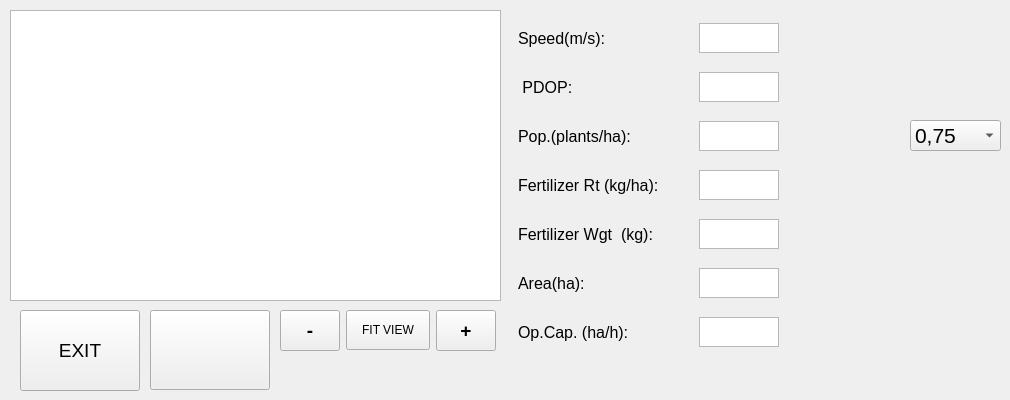
  <widget class="QWidget" name="main">
   <attribute name="title">
    <string>    MAIN    </string>
   </attribute>
   <widget class="QComboBox" name="vel_3">
    <property name="geometry">
     <rect>
      <x>910</x>
      <y>120</y>
      <width>91</width>
      <height>31</height>
     </rect>
    </property>
    <property name="font">
     <font>
      <pointsize>16</pointsize>
     </font>
    </property>
    <item>
     <property name="text">
      <string>0,75</string>
     </property>
    </item>
    <item>
     <property name="text">
      <string>1,0</string>
     </property>
    </item>
    <item>
     <property name="text">
      <string>1,25</string>
     </property>
    </item>
    <item>
     <property name="text">
      <string>1,5</string>
     </property>
    </item>
   </widget>
   <widget class="QGraphicsView" name="gv">
    <property name="geometry">
     <rect>
      <x>10</x>
      <y>10</y>
      <width>491</width>
      <height>291</height>
     </rect>
    </property>
   </widget>
   <widget class="QWidget" name="layoutWidget_2">
    <property name="geometry">
     <rect>
      <x>518</x>
      <y>10</y>
      <width>261</width>
      <height>351</height>
     </rect>
    </property>
    <layout class="QVBoxLayout" name="verticalLayout">
     <item>
      <layout class="QHBoxLayout" name="horizontalLayout_2">
       <item>
        <widget class="QLabel" name="label_14">
         <property name="font">
          <font>
           <pointsize>12</pointsize>
          </font>
         </property>
         <property name="text">
          <string>Speed(m/s):</string>
         </property>
        </widget>
       </item>
       <item>
        <widget class="QPlainTextEdit" name="ql_speed">
         <property name="maximumSize">
          <size>
           <width>80</width>
           <height>30</height>
          </size>
         </property>
         <property name="font">
          <font>
           <pointsize>10</pointsize>
          </font>
         </property>
         <property name="plainText">
          <string/>
         </property>
        </widget>
       </item>
      </layout>
     </item>
     <item>
      <layout class="QHBoxLayout" name="horizontalLayout_3">
       <item>
        <widget class="QLabel" name="label_11">
         <property name="font">
          <font>
           <pointsize>12</pointsize>
          </font>
         </property>
         <property name="text">
          <string> PDOP:</string>
         </property>
        </widget>
       </item>
       <item>
        <widget class="QPlainTextEdit" name="ql_pdop">
         <property name="maximumSize">
          <size>
           <width>80</width>
           <height>30</height>
          </size>
         </property>
         <property name="font">
          <font>
           <pointsize>10</pointsize>
          </font>
         </property>
         <property name="plainText">
          <string/>
         </property>
        </widget>
       </item>
      </layout>
     </item>
     <item>
      <layout class="QHBoxLayout" name="horizontalLayout_4">
       <item>
        <widget class="QLabel" name="label_28">
         <property name="font">
          <font>
           <pointsize>12</pointsize>
          </font>
         </property>
         <property name="text">
          <string>Pop.(plants/ha):</string>
         </property>
        </widget>
       </item>
       <item>
        <widget class="QPlainTextEdit" name="ql_seed">
         <property name="maximumSize">
          <size>
           <width>80</width>
           <height>30</height>
          </size>
         </property>
         <property name="font">
          <font>
           <pointsize>10</pointsize>
          </font>
         </property>
         <property name="plainText">
          <string/>
         </property>
        </widget>
       </item>
      </layout>
     </item>
     <item>
      <layout class="QHBoxLayout" name="horizontalLayout_5">
       <item>
        <widget class="QLabel" name="label_29">
         <property name="font">
          <font>
           <pointsize>12</pointsize>
          </font>
         </property>
         <property name="text">
          <string>Fertilizer Rt (kg/ha):</string>
         </property>
        </widget>
       </item>
       <item>
        <widget class="QPlainTextEdit" name="ql_fert_rt">
         <property name="maximumSize">
          <size>
           <width>80</width>
           <height>30</height>
          </size>
         </property>
         <property name="font">
          <font>
           <pointsize>10</pointsize>
          </font>
         </property>
         <property name="plainText">
          <string/>
         </property>
        </widget>
       </item>
      </layout>
     </item>
     <item>
      <layout class="QHBoxLayout" name="horizontalLayout_7">
       <item>
        <widget class="QLabel" name="label_31">
         <property name="font">
          <font>
           <pointsize>12</pointsize>
          </font>
         </property>
         <property name="text">
          <string>Fertilizer Wgt  (kg):</string>
         </property>
        </widget>
       </item>
       <item>
        <widget class="QPlainTextEdit" name="ql_fert_wgt">
         <property name="maximumSize">
          <size>
           <width>80</width>
           <height>30</height>
          </size>
         </property>
         <property name="font">
          <font>
           <pointsize>10</pointsize>
          </font>
         </property>
         <property name="plainText">
          <string/>
         </property>
        </widget>
       </item>
      </layout>
     </item>
     <item>
      <layout class="QHBoxLayout" name="horizontalLayout_8">
       <item>
        <widget class="QLabel" name="label_32">
         <property name="font">
          <font>
           <pointsize>12</pointsize>
          </font>
         </property>
         <property name="text">
          <string>Area(ha):</string>
         </property>
        </widget>
       </item>
       <item>
        <widget class="QPlainTextEdit" name="ql_area">
         <property name="maximumSize">
          <size>
           <width>80</width>
           <height>30</height>
          </size>
         </property>
         <property name="font">
          <font>
           <pointsize>10</pointsize>
          </font>
         </property>
         <property name="plainText">
          <string/>
         </property>
        </widget>
       </item>
      </layout>
     </item>
     <item>
      <layout class="QHBoxLayout" name="horizontalLayout_9">
       <item>
        <widget class="QLabel" name="label_34">
         <property name="font">
          <font>
           <pointsize>12</pointsize>
          </font>
         </property>
         <property name="text">
          <string>Op.Cap. (ha/h):</string>
         </property>
        </widget>
       </item>
       <item>
        <widget class="QPlainTextEdit" name="ql_opcap">
         <property name="maximumSize">
          <size>
           <width>80</width>
           <height>30</height>
          </size>
         </property>
         <property name="font">
          <font>
           <pointsize>10</pointsize>
          </font>
         </property>
         <property name="plainText">
          <string/>
         </property>
        </widget>
       </item>
      </layout>
     </item>
    </layout>
   </widget>
   <widget class="QPushButton" name="exit">
    <property name="geometry">
     <rect>
      <x>20</x>
      <y>310</y>
      <width>120</width>
      <height>81</height>
     </rect>
    </property>
    <property name="minimumSize">
     <size>
      <width>0</width>
      <height>75</height>
     </size>
    </property>
    <property name="maximumSize">
     <size>
      <width>120</width>
      <height>90</height>
     </size>
    </property>
    <property name="font">
     <font>
      <pointsize>14</pointsize>
     </font>
    </property>
    <property name="text">
     <string>EXIT</string>
    </property>
    <property name="icon">
     <iconset>
      <normaloff>exit.png</normaloff>exit.png</iconset>
    </property>
    <property name="iconSize">
     <size>
      <width>64</width>
      <height>54</height>
     </size>
    </property>
   </widget>
   <widget class="QPushButton" name="bt_to_conf">
    <property name="geometry">
     <rect>
      <x>150</x>
      <y>310</y>
      <width>120</width>
      <height>80</height>
     </rect>
    </property>
    <property name="minimumSize">
     <size>
      <width>120</width>
      <height>80</height>
     </size>
    </property>
    <property name="maximumSize">
     <size>
      <width>120</width>
      <height>80</height>
     </size>
    </property>
    <property name="font">
     <font>
      <pointsize>14</pointsize>
     </font>
    </property>
    <property name="text">
     <string/>
    </property>
    <property name="icon">
     <iconset>
      <normaloff>go.png</normaloff>go.png</iconset>
    </property>
    <property name="iconSize">
     <size>
      <width>64</width>
      <height>64</height>
     </size>
    </property>
   </widget>
   <widget class="QLabel" name="lb_status">
    <property name="geometry">
     <rect>
      <x>290</x>
      <y>370</y>
      <width>481</width>
      <height>21</height>
     </rect>
    </property>
    <property name="font">
     <font>
      <pointsize>12</pointsize>
      <weight>75</weight>
      <bold>true</bold>
     </font>
    </property>
    <property name="text">
     <string/>
    </property>
   </widget>
   <widget class="QWidget" name="">
    <property name="geometry">
     <rect>
      <x>280</x>
      <y>310</y>
      <width>216</width>
      <height>41</height>
     </rect>
    </property>
    <layout class="QHBoxLayout" name="horizontalLayout_16">
     <item>
      <widget class="QPushButton" name="m_view">
       <property name="maximumSize">
        <size>
         <width>60</width>
         <height>60</height>
        </size>
       </property>
       <property name="font">
        <font>
         <pointsize>14</pointsize>
         <weight>75</weight>
         <bold>true</bold>
        </font>
       </property>
       <property name="text">
        <string>-</string>
       </property>
      </widget>
     </item>
     <item>
      <widget class="QPushButton" name="bt_fit">
       <property name="minimumSize">
        <size>
         <width>0</width>
         <height>40</height>
        </size>
       </property>
       <property name="text">
        <string>FIT VIEW</string>
       </property>
      </widget>
     </item>
     <item>
      <widget class="QPushButton" name="p_view">
       <property name="maximumSize">
        <size>
         <width>60</width>
         <height>60</height>
        </size>
       </property>
       <property name="font">
        <font>
         <pointsize>14</pointsize>
         <weight>75</weight>
         <bold>true</bold>
        </font>
       </property>
       <property name="text">
        <string>+</string>
       </property>
      </widget>
     </item>
    </layout>
   </widget>
   <zorder>exit</zorder>
   <zorder>bt_to_conf</zorder>
   <zorder>vel_3</zorder>
   <zorder>gv</zorder>
   <zorder>layoutWidget_2</zorder>
   <zorder>lb_status</zorder>
   <zorder>bt_fit</zorder>
   <zorder>m_view</zorder>
   <zorder>p_view</zorder>
  </widget>
